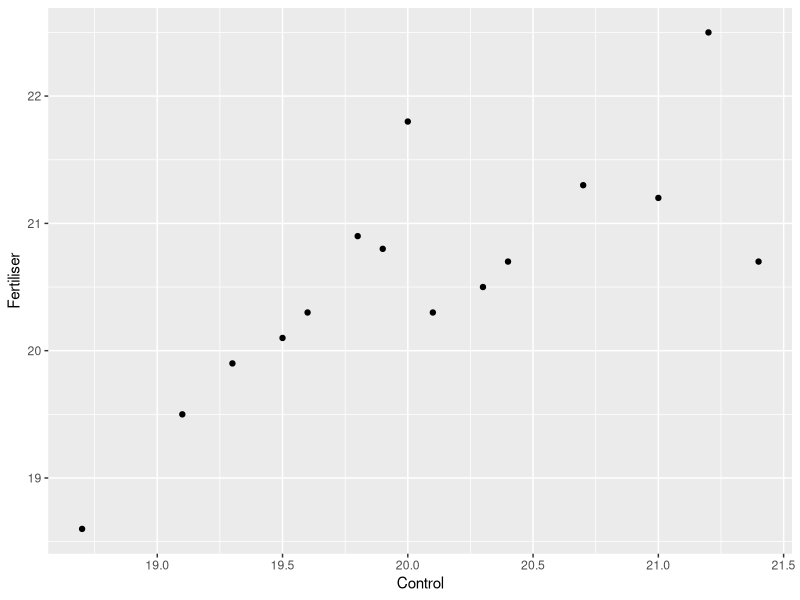
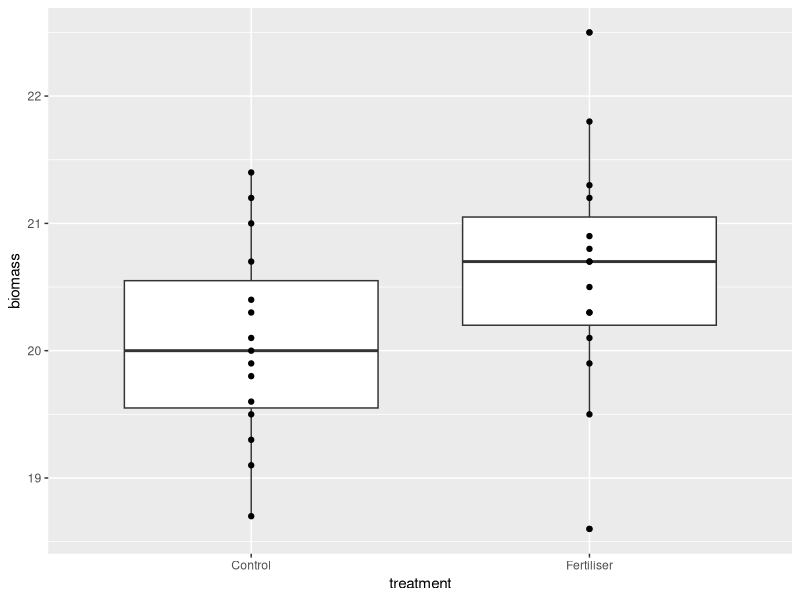

The R source for these figures, in order:
# Load library package
library(tidyverse)

# Read in fertiliser data
dat <- read_csv("data/Fertiliser.csv")

# Plot Data
ggplot(data = dat,
       aes(x = Control, y = Fertiliser)) +
  geom_point()

# Changing data from wide to long
dat_long <- dat %>%
  pivot_longer(
    cols = Control:Fertiliser,
    names_to = "treatment",
    values_to = "biomass"
  )

# Always check that your data wrangling has done what you want it to...
dat_long

# Visualise data - all OK?
ggplot(data = dat_long,
       aes(x = treatment, y = biomass)) +
  geom_boxplot() +
  geom_point()

# T-Test - 2 sided
t.test(x = dat$Fertiliser, y = dat$Control)

# T-Test - 1 Sided
# A 1-sided t-test for H1 > H0
t.test(x = dat$Fertiliser,
       y = dat$Control,
       alternative = "greater")

# t-test for paired samples
t.test(x = dat$Fertiliser,
       y = dat$Control,
       alternative = "greater",
       paired = TRUE)

# Check if shuffling results changes
dat$Fertiliser_RandOrder <- sample(dat$Fertiliser)
# t-test for paired samples
t.test(dat$Fertiliser_RandOrder, dat$Control,
       alternative = "greater",
       paired = TRUE)
